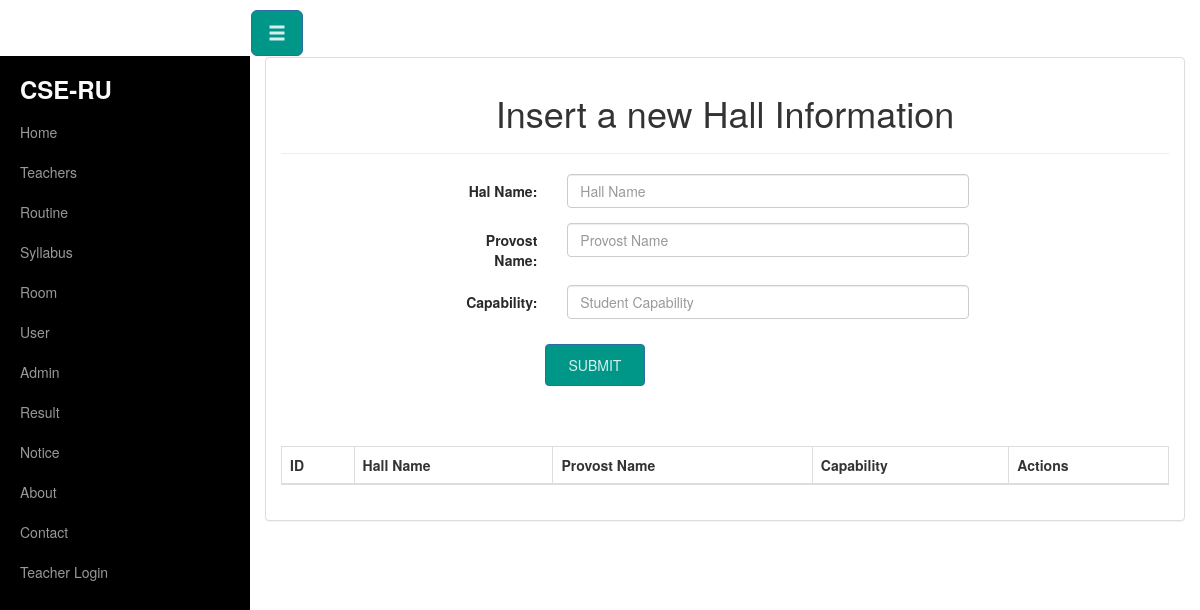
The page /hall_insert.php on the database as committed earlier.
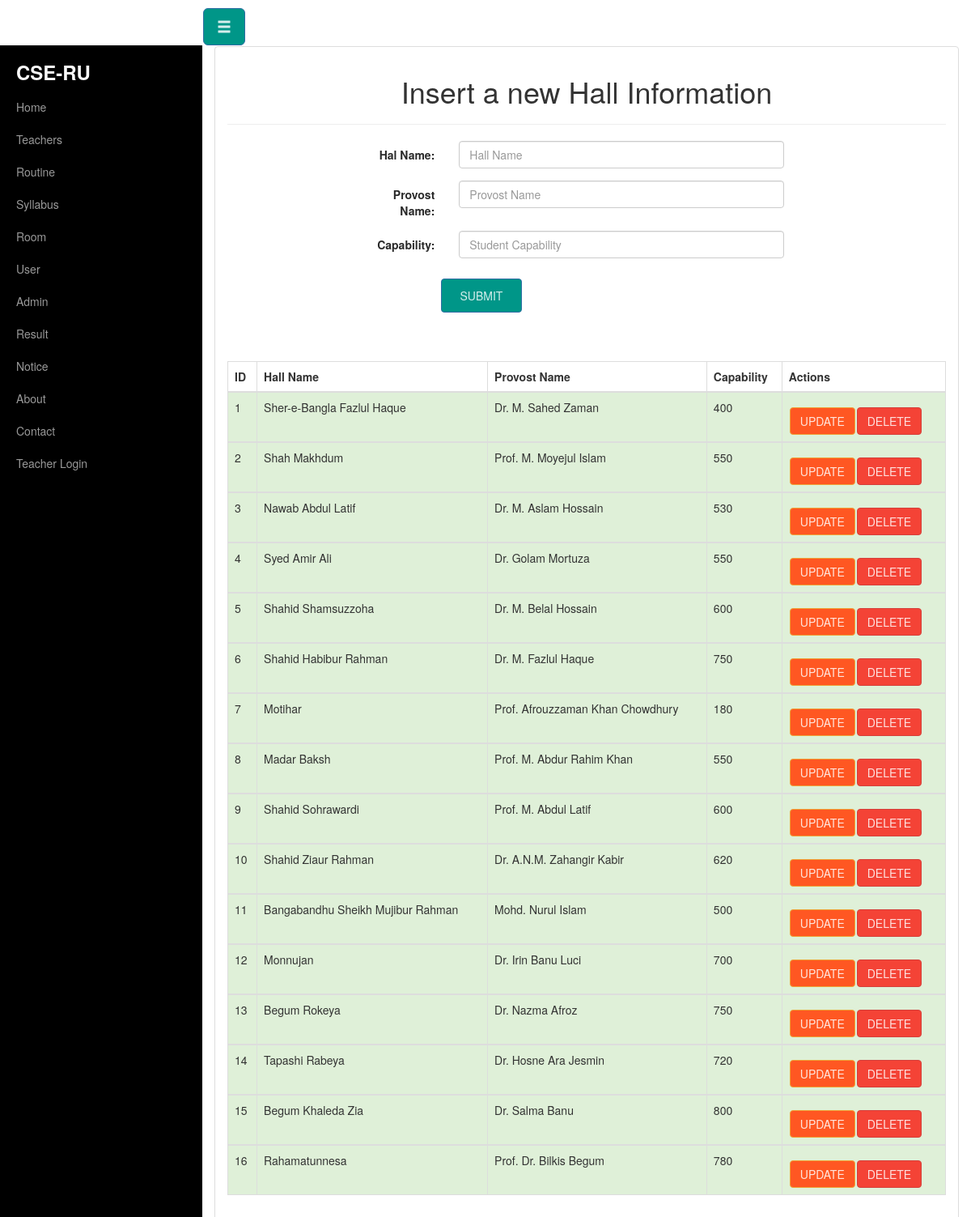
The same page on the database as committed later.
### tables this page shows
CREATE TABLE IF NOT EXISTS `hall` (
  `id` int(11) NOT NULL AUTO_INCREMENT,
  `hall_name` varchar(255) NOT NULL,
  `provost_name` varchar(50) NOT NULL,
  `capability` varchar(20) NOT NULL,
  PRIMARY KEY (`id`)
);

### hall_insert.php (the view, shortened to what this page needs)
<?php include("header.php");?>
<?php include('db_con.php');?>
<div class="container-fluid">
    <div class="row" id="wrapper">
    <?php require_once'menubar.php';?>
    <div class="col-sm-12">
        <div class="panel panel-default">
        <div class="panel-body">
<center><h1>Insert a new Hall Information</h1></center>
    <hr>
<div class="col-sm-10 col-sm-offset-2">
<form action="hall_insert.php" method="post" class="form-horizontal" role="form">
            <div class="form-group">
                <label for="hall_name" class="col-sm-2 control-label">Hal Name:</label>
                <div class="col-sm-7">
                <input type="text" class="form-control" name="hall_name" placeholder="Hall Name" >
                </div>
            </div>
			<div class="form-group">
                <label for="provost_name" class="col-sm-2 control-label">Provost Name:</label>
                <div class="col-sm-7">
                    <input type="text" class="form-control" name="provost_name" placeholder="Provost Name">
                </div>
            </div>
            <div class="form-group">
                <label for="capability" class="col-sm-2 control-label">Capability:</label>
                <div class="col-sm-7">
                    <input type="text" class="form-control" name="capability" placeholder="Student Capability">
                </div>
            </div>
            <input type="submit" name="submit" value="Submit" class="btn btn-primary" style="padding: 10px; width: 100px; left:100px;">
            <br>
                <br>
                    <br>
                        <br>
 </form>
</div>
<?php
        $sql1 = "SELECT * FROM hall";
        $result1 = mysqli_query($conn,$sql1);
                echo "<table class='table table-bordered'>";
                echo "<thead>";
                echo "<tr>";
                echo "<th>ID</th>";
                echo "<th>Hall Name</th>";
                echo "<th>Provost Name</th>";
                echo "<th>Capability</th>";
                echo "<th>Actions</th>";
                echo "</tr>";
                echo "</thead>";
            while($row1=mysqli_fetch_array($result1)){
                echo "<tbody>";
                echo "<tr class='success'>";
                echo "<td>".$row1['id']."</td>";
                echo "<td>".$row1['hall_name']."</td>";
                echo "<td>".$row1['provost_name']."</td>";
                echo "<td>".$row1['capability']."</td>";
                echo '<td><a href="hall_update.php?id=' . $row1['id'] . '"><b class="btn btn-warning">Update</b></a>' ;
                echo '<a href="delete_hall.php?id=' . $row1['id'] . '" onclick=\'return confirm("Are you sure you want to delete this record?")\'><b class="btn btn-danger">Delete</b></a></td>' ;
                echo "</tr>";
                echo "</tbody>";
            }
                echo "</table>";
    ?>
 </div>
 </div>
 </div>
 </div>
 </div>

### header.php (shortened to what this page needs)
<!DOCTYPE html>
<html>
	<head>
		<link href="css/bootstrap.min.css" rel="stylesheet">
		<link href="css/bootstrap.css" rel="stylesheet">
		<link href="css/style.css" rel="stylesheet">
		<link rel="stylesheet" href="css/roboto.min.css">
		<link rel="stylesheet" href="css/material.min.css">
		<link rel="stylesheet" href="css/ripples.min.css">
        <link rel="stylesheet" href="css/bootstrap.css">
		<link href="css/font-awesome.css" rel="stylesheet">
		<link href="css/font-awesome.min.css" rel="stylesheet">
	</head>
<body>
</body>
</html>

### menubar.php (shortened to what this page needs)
<a href="#menu-toggle" class="btn btn-primary btn-lg" id="menu-toggle"><span class="glyphicon glyphicon-menu-hamburger"></span></a><br/>
  <div class="col-sm-3">
    <div id="wrapper">
        <div id="sidebar-wrapper">
            <ul class="sidebar-nav">
                <li>
                    <h3 style="color:#FAFAFA;"><b>CSE-RU</b></h3>
                </li>
                <li>
                    <a href="index.php">Home</a>
                </li>
                <li>
                    <a href="teacher.php">Teachers</a>
                </li>
                <li>
                    <a href="routine.php">Routine</a>
                </li>
                <li>
                    <a href="course.php">Syllabus</a>
                </li>
                <li>
                    <a href="room.php">Room</a>
                </li>
				<li>
                    <a href="login.php">User</a>
                </li>
                <li>
                    <a href="admin_login.php">Admin</a>
                </li>
                <li>
                    <a href="result.php">Result</a>
                </li>
                <li>
                    <a href="notice.php">Notice</a>
                </li>
                <li>
                    <a href="about.php">About</a>
                </li>
                <li>
                    <a href="contact.php">Contact</a>
                </li>
                <li>
                    <a href="teacher_login.php">Teacher Login</a>
                </li>
            </ul>
        </div>
    </div>
</div>

### css/style.css (style rules this page uses)
* { box-sizing:border-box; }
#wrapper { padding-left: 0; -webkit-transition: all 0.5s ease; -moz-transition: all 0.5s ease; -o-transition: all 0.5s ease; transition: all 0.5s ease; }
#sidebar-wrapper { z-index: 1000; position: fixed; left: 250px; width: 0; height: 100%; margin-left: -250px; overflow-y: auto; background: #000; -webkit-transition: all 0.5s ease; -moz-transition: all 0.5s ease; -o-transition: all 0.5s ease; transition: all 0.5s ease; }
.sidebar-nav { position: absolute; top: 0; width: 250px; margin: 0; padding: 0; list-style: none; }
.sidebar-nav li { text-indent: 20px; line-height: 40px; }
.sidebar-nav li a { display: block; text-decoration: none; color: #999999; }
@media (min-width:768px) { #wrapper { padding-left: 250px; } }
@media (min-width:768px) { #sidebar-wrapper { width: 250px; } }

Rows that differ between the two databases and show on the page:
added hall: id "1", hall_name "Sher-e-Bangla Fazlul Haque", provost_name "Dr. M. Sahed Zaman", capability "400"
added hall: id "2", hall_name "Shah Makhdum", provost_name "Prof. M. Moyejul Islam", capability "550"
added hall: id "3", hall_name "Nawab Abdul Latif", provost_name "Dr. M. Aslam Hossain", capability "530"
added hall: id "4", hall_name "Syed Amir Ali", provost_name "Dr. Golam Mortuza", capability "550"
added hall: id "5", hall_name "Shahid Shamsuzzoha", provost_name "Dr. M. Belal Hossain", capability "600"
added hall: id "6", hall_name "Shahid Habibur Rahman", provost_name "Dr. M. Fazlul Haque", capability "750"
added hall: id "7", hall_name "Motihar", provost_name "Prof. Afrouzzaman Khan Chowdhury", capability "180"
added hall: id "8", hall_name "Madar Baksh", provost_name "Prof. M. Abdur Rahim Khan", capability "550"
added hall: id "9", hall_name "Shahid Sohrawardi", provost_name "Prof. M. Abdul Latif", capability "600"
added hall: id "10", hall_name "Shahid Ziaur Rahman", provost_name "Dr. A.N.M. Zahangir Kabir", capability "620"
added hall: id "11", hall_name "Bangabandhu Sheikh Mujibur Rahman", provost_name "Mohd. Nurul Islam", capability "500"
added hall: id "12", hall_name "Monnujan", provost_name "Dr. Irin Banu Luci", capability "700"
added hall: id "13", hall_name "Begum Rokeya", provost_name "Dr. Nazma Afroz", capability "750"
added hall: id "14", hall_name "Tapashi Rabeya", provost_name "Dr. Hosne Ara Jesmin", capability "720"
added hall: id "15", hall_name "Begum Khaleda Zia", provost_name "Dr. Salma Banu", capability "800"
added hall: id "16", hall_name "Rahamatunnesa", provost_name "Prof. Dr. Bilkis Begum", capability "780"
